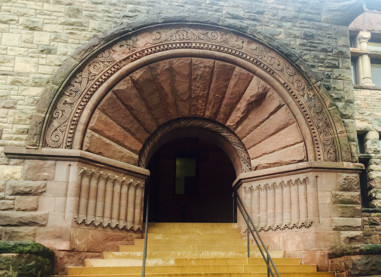
#> input picture media/img/minnesota.jpg, 381 x 277 px, found by its file name
$ python thresholdPrac.py
#> lines starting #> are read from the running program, lines starting #| are printed output that depends on the picture; after the words box and inside, x2 and y2 are one past the last pixel; in counts of white or black regions, pixels touching at a corner belong together
import cv2

if __name__ == '__main__':
    src = cv2.imread('../media/img/minnesota.jpg', cv2.IMREAD_GRAYSCALE)
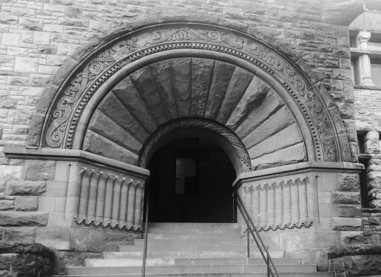
#> src: shape (277, 381); min 3, max 250, mean 127.3
    cv2.imshow('Origin', src)

    ret, dst = cv2.threshold(src, 0, 255, cv2.THRESH_BINARY+cv2.THRESH_OTSU)
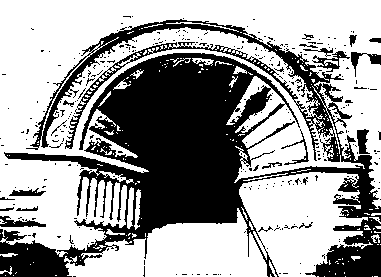
#> dst: shape (277, 381); 61.9% white; 314 black regions (293 under 20 px), largest, box (x1, y1, x2, y2) and area: (0, 19, 381, 277) 37494, (0, 216, 46, 227) 262, (312, 51, 350, 72) 246
#> ret = 115
    cv2.imshow('Binary', dst)

    ret, dst_zero = cv2.threshold(src, 127, 255, cv2.THRESH_TOZERO)
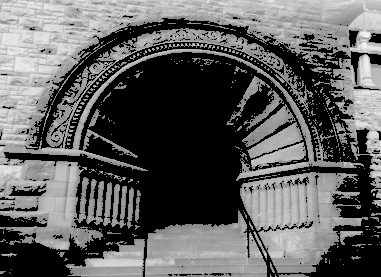
#> dst_zero: shape (277, 381); min 0, max 250, mean 95
    ret, dst_zero_inv = cv2.threshold(src, 127, 255, cv2.THRESH_TOZERO_INV)
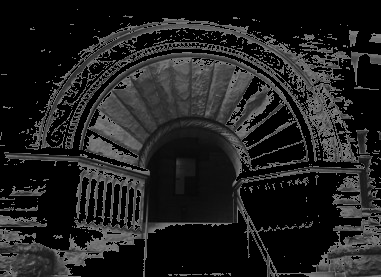
#> dst_zero_inv: shape (277, 381); min 0, max 127, mean 32.3
    cv2.imshow('To Zero', dst_zero)
    cv2.imshow('Zero Inv', dst_zero_inv)

    dst_mean = cv2.adaptiveThreshold(src, 255, cv2.ADAPTIVE_THRESH_MEAN_C, cv2.THRESH_BINARY, 3, 5)
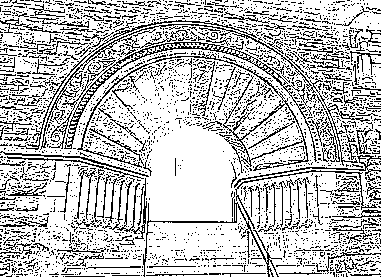
#> dst_mean: shape (277, 381); 75.4% white; black in thin lines or dots
    dst_gauss = cv2.adaptiveThreshold(src, 255, cv2.ADAPTIVE_THRESH_GAUSSIAN_C, cv2.THRESH_BINARY, 3, 5)
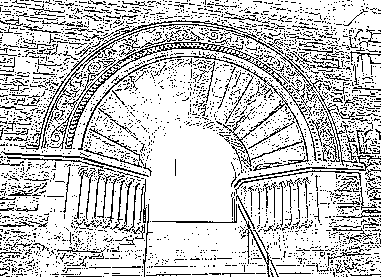
#> dst_gauss: shape (277, 381); 78.9% white; black in thin lines or dots
    cv2.imshow('Adaptive Mean', dst_mean)
    cv2.imshow('Adaptive Gaussian', dst_gauss)

    cv2.waitKey(0)
    cv2.destroyAllWindows()

$ run again, with media/img/antar.jpg copied over media/img/minnesota.jpg
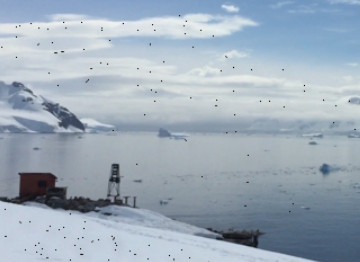
#> input picture media/img/antar.jpg, 360 x 262 px, found by its file name
#> `ret, dst = cv2.threshold(src, 0, 255, cv2.THRESH_BINARY+cv2.THRESH_OTSU)`:
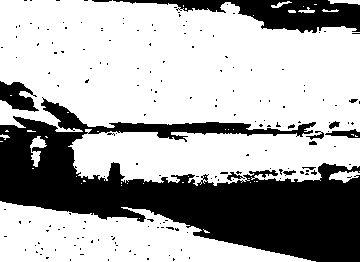
#> dst: shape (262, 360); 67.3% white; 178 black regions (165 under 20 px), largest, box (x1, y1, x2, y2) and area: (0, 97, 360, 262) 25409, (113, 0, 360, 33) 3662, (0, 81, 39, 112) 704
#> ret = 158
#> dst_mean: shape (262, 360); 96% white; black in thin lines or dots
#> `dst_gauss = cv2.adaptiveThreshold(src, 255, cv2.ADAPTIVE_THRESH_GAUSSI..`:
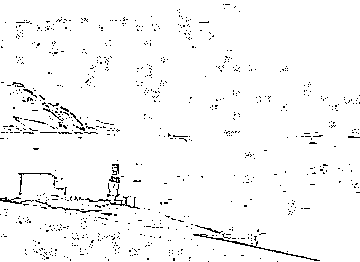
#> dst_gauss: shape (262, 360); 97% white; black in thin lines or dots

$ run again, with media/img/antarctic.jpg copied over media/img/minnesota.jpg
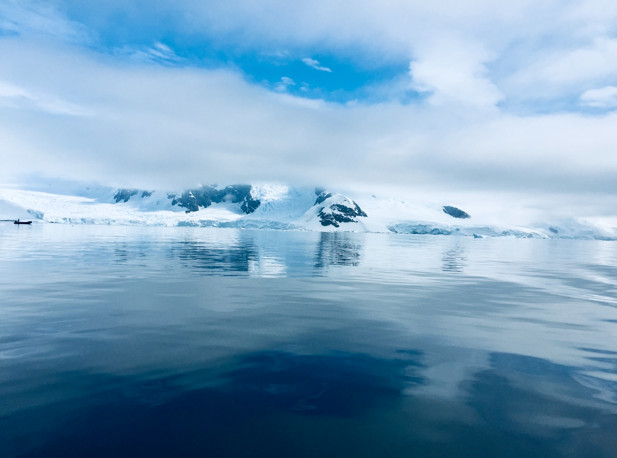
#> input picture media/img/antarctic.jpg, 617 x 458 px, found by its file name
#> `ret, dst = cv2.threshold(src, 0, 255, cv2.THRESH_BINARY+cv2.THRESH_OTSU)`:
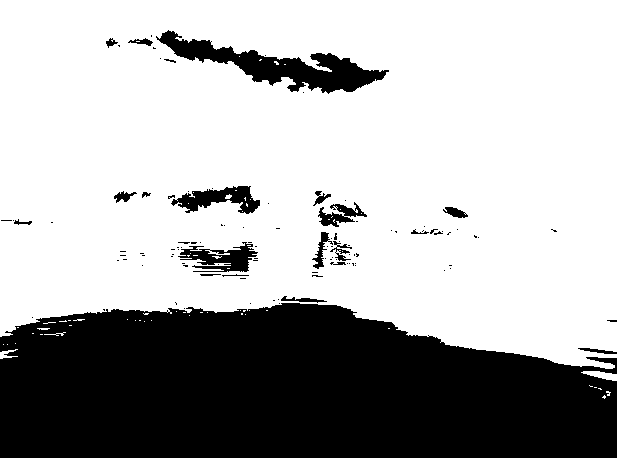
#> dst: shape (458, 617); 68.1% white; 108 black regions (87 under 20 px), largest, box (x1, y1, x2, y2) and area: (0, 303, 617, 458) 80486, (156, 30, 389, 94) 4851, (171, 186, 260, 214) 1246
#> ret = 130
#> dst_mean: shape (458, 617); 96.2% white; black in thin lines or dots, all inside (x1, y1, x2, y2) = (0, 23, 617, 433)
#> `dst_gauss = cv2.adaptiveThreshold(src, 255, cv2.ADAPTIVE_THRESH_GAUSSI..`:
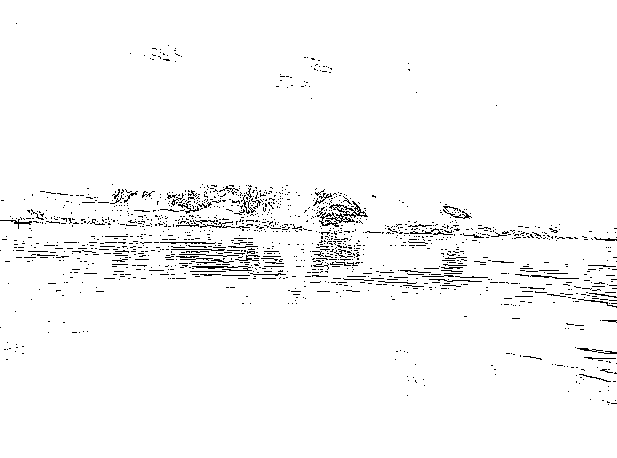
#> dst_gauss: shape (458, 617); 97.2% white; black in thin lines or dots, all inside (x1, y1, x2, y2) = (0, 23, 617, 405)
